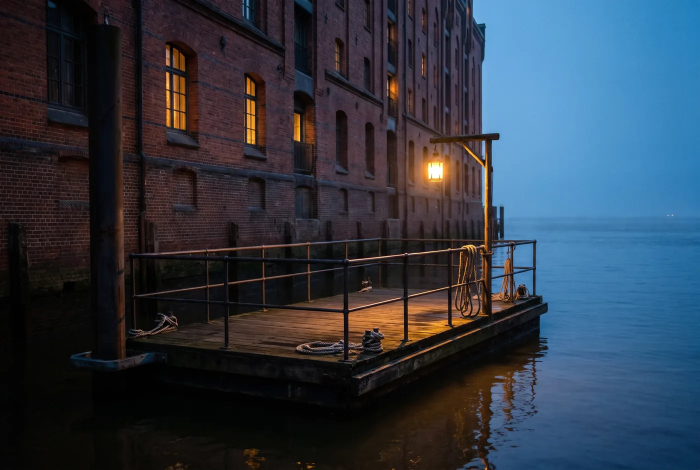
#> input picture Ihr Haus/assets/img/a-anleger-1400.webp, 1400 x 939 px, given in place of s-aussen-wasser.png, which was not available (shown at 1/2 size)
$ python bilder.py
#> lines starting #> are read from the running program, lines starting #| are printed output that depends on the picture
#!/usr/bin/env python3
"""Rechnet die Bilder von «Ihr Haus» aus der Bildwelt der Tasty-Studios-Seite (_quelle/haus/gen) in Webgrössen:
assets/img/<name>-<breite>.webp (800 / 1400 / 2400, nie grösser als das Original) + assets/img/bilder.json (Breiten, Seitenverhältnis).
python3 bilder.py"""
import os, json
from PIL import Image
HIER = os.path.dirname(os.path.abspath(__file__))
GEN = os.path.expanduser('~/Desktop/Website-Projekte/Tasty Studios Website/_quelle/haus/gen')
OUT = os.path.join(HIER, 'assets', 'img'); os.makedirs(OUT, exist_ok=True)
NAMEN = ['s-aussen-wasser', 'empfang', 's-eingang', 's-lobby', 's-schluesselbrett', 's-fensterplatz',
         'z-speicherzimmer', 'd-bett', 'z-leseecke', 'zimmer', 'z-schreibtisch', 'z-bettdetail', 'z-kranzimmer', 'z-wanne', 'z-morgen',
         'z-dachsuite', 'z-bad', 'z-minibar', 'r-gastraum', 'r-brot', 'r-krabben', 'r-zander', 'r-lamm', 'r-gruetze', 'r-pass', 'r-weinkeller',
         'r-tisch-fenster', 'm-schluessel', 'm-papier', 'm-seife', 'm-nebel', 'm-material', 's-hundeplatz', 's-dachboden', 's-bibliothek', 'bar', 'r-zutaten', 'r-franzbroetchen', 'a-speicherstadt', 'a-faehre', 'a-koffer', 'a-raeder', 'a-anleger', 'aussen', 'm-backstein']
J = {}
for n in NAMEN:
    im = Image.open(os.path.join(GEN, n + '.png')).convert('RGB'); w, h = im.size
#> further down, im is the input picture: PIL image 1400x939 RGB; mean R, G, B 47.7, 57.5, 70.4
#> after `w, h = im.size`: w = 1400; h = 939
    br = [b for b in (800, 1400, 2400) if b < w] + ([w] if w < 2400 else [])
#> br = [800, 1400]
    br = sorted(set(min(b, w) for b in br))
    for b in br:
        z = os.path.join(OUT, f'{n}-{b}.webp')
        if not os.path.exists(z):
            im.resize((b, round(h * b / w)), Image.LANCZOS).save(z, 'WEBP', quality=82, method=6)
#> this loop made 2 passes
#> pass 1, `im.resize((b, round(h * b / w)), Image.LANCZOS).save(z, 'WEBP', qualit..`:
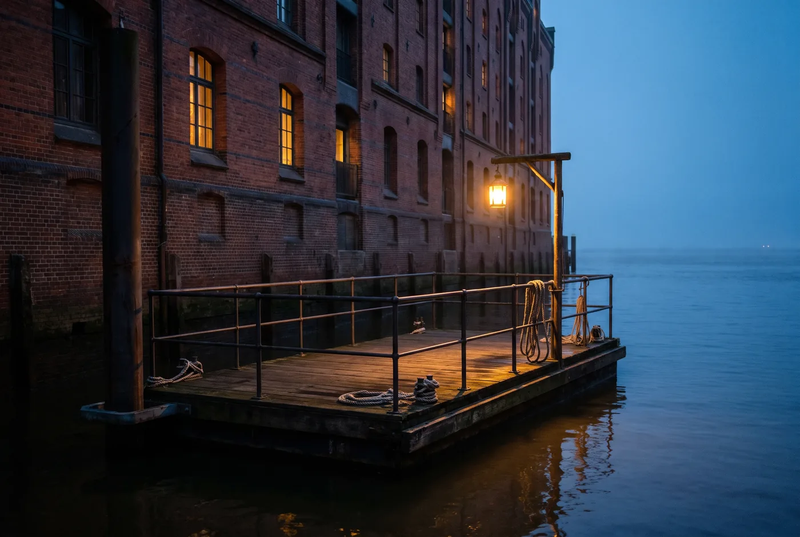
#> saved as s-aussen-wasser-800.webp: PIL image 800x537 RGB; mean R, G, B 47.7, 57.5, 70.4
    J[n] = {'w': w, 'h': h, 'b': br}
#> pass 2 of the loop `for n in NAMEN:`:
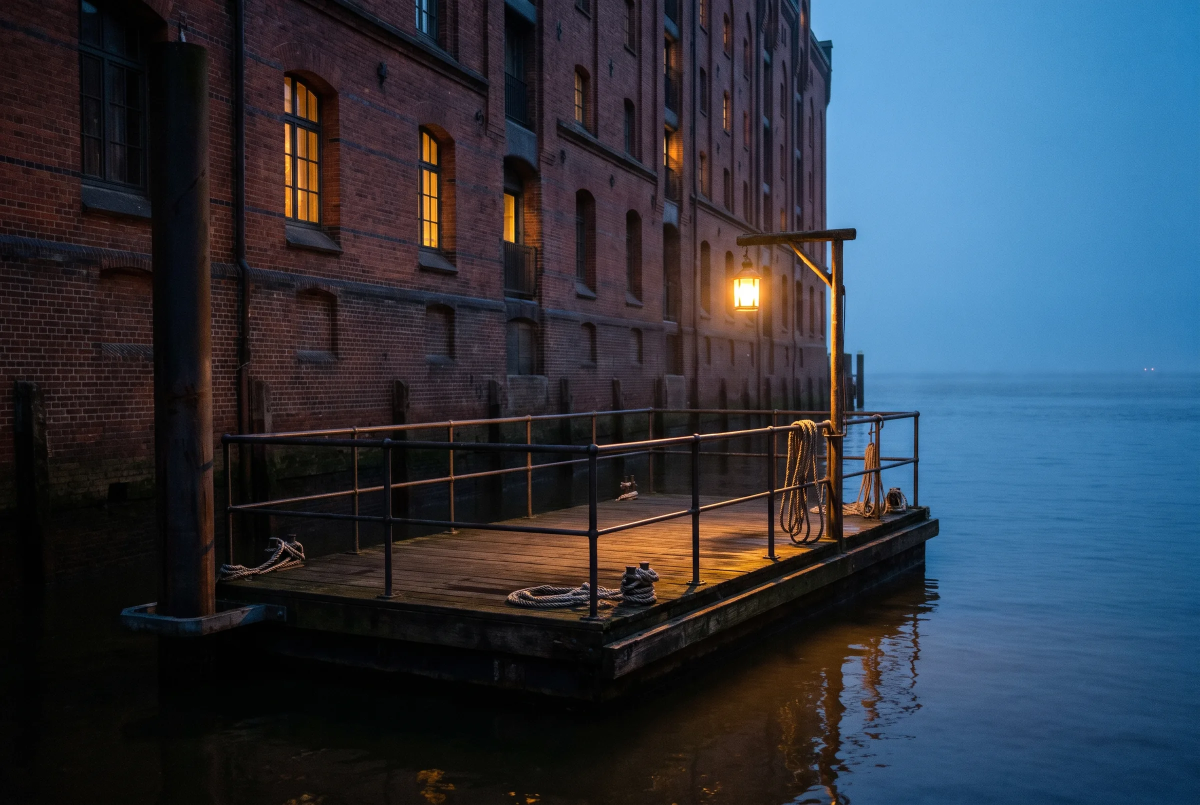
#> input picture Ihr Haus/assets/img/a-anleger-2400.webp, 2400 x 1610 px, given in place of empfang.png, which was not available (shown at 1/2 size)
#> im is the input picture: PIL image 2400x1610 RGB; mean R, G, B 47.7, 57.4, 70.4
#> the loop `for b in br:` made 2 passes
#> pass 1, `im.resize((b, round(h * b / w)), Image.LANCZOS).save(z, 'WEBP', qualit..`:
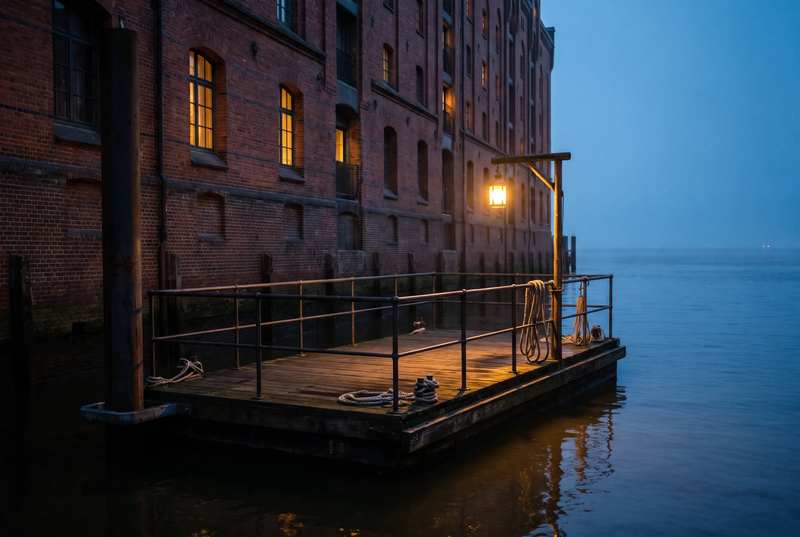
#> saved as empfang-800.webp: PIL image 800x537 RGB; mean R, G, B 47.7, 57.4, 70.4
#> pass 2, `im.resize((b, round(h * b / w)), Image.LANCZOS).save(z, 'WEBP', qualit..`:
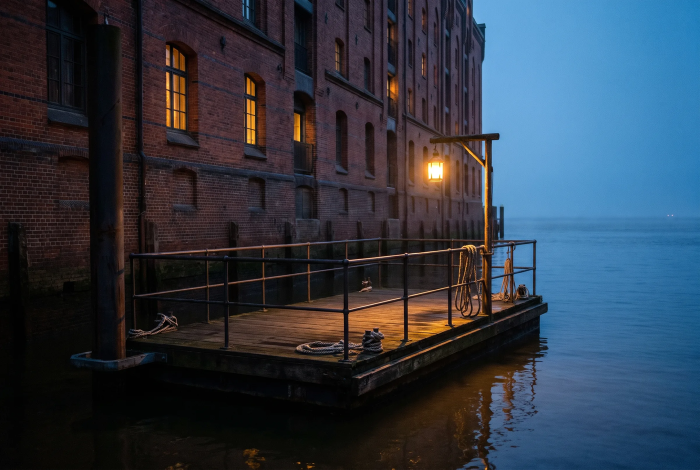
#> saved as empfang-1400.webp: PIL image 1400x939 RGB (shown at 1/2 size); mean R, G, B 47.7, 57.4, 70.4
#> (the run stopped early here; a loop or call above may not have finished)
